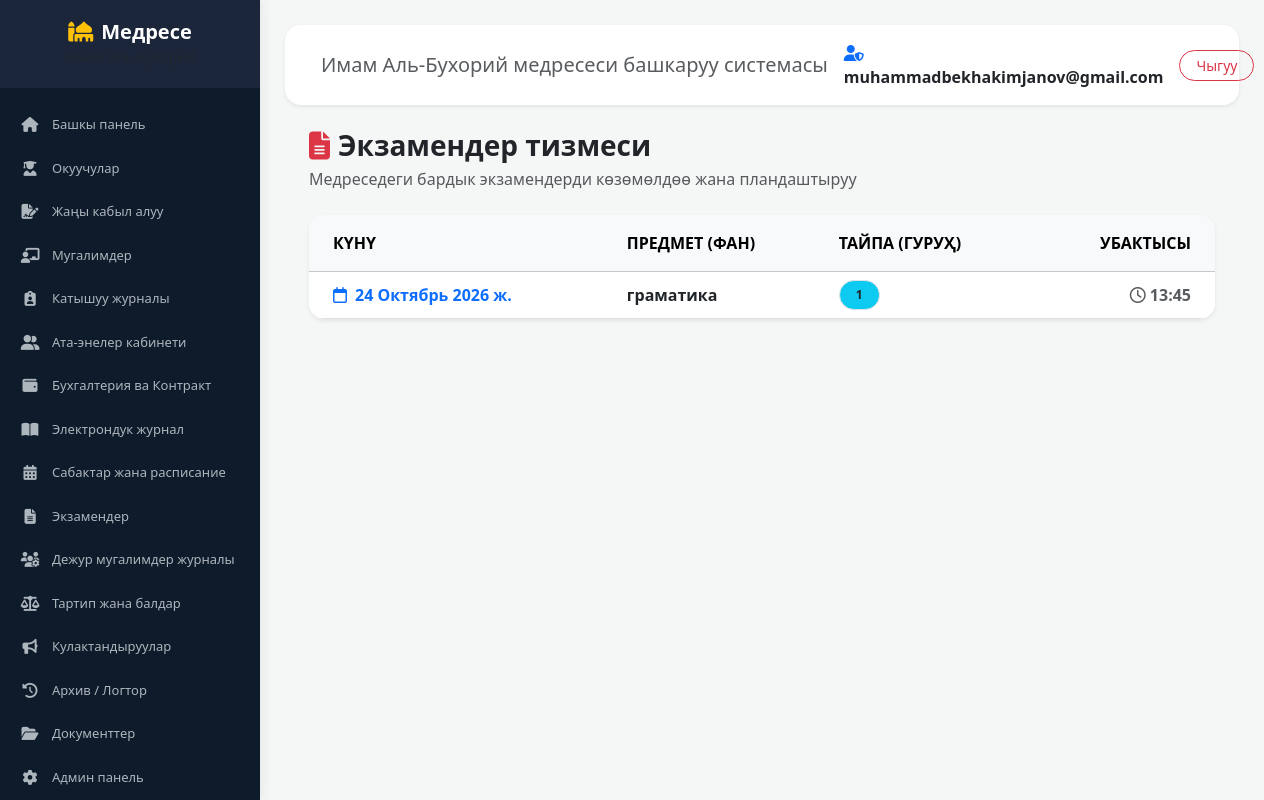
The app's page /exams/ (signed in) with its own data.
### madrasah/accounts/models.py (models this page shows)
class User(AbstractUser):
    middle_name = models.CharField(max_length=150, blank=True, null=True, verbose_name="Атасынын аты")
    phone = models.CharField(max_length=20, blank=True, null=True, verbose_name="Телефон номери")
    role = models.CharField(
        max_length=20,
        choices=[('student', 'Окуучу'), ('teacher', 'Мугалим'), ('admin', 'Админ')],
        default='student',
        verbose_name="Ролу"
    )

### madrasah/core/models.py (models this page shows, shortened)
class Exam(models.Model):
    subject = models.CharField(max_length=100, verbose_name='Фан')
    group_name = models.CharField(max_length=50, verbose_name='Тайпа (Гуруҳ)')
    date = models.DateField(verbose_name='Күнү')
    time = models.TimeField(verbose_name='Убакыты')
    class Meta:
        verbose_name = 'Экзамен'
        verbose_name_plural = 'Экзамендер'

### madrasah/core/views.py (the view)
# urls.py: path('exams/', views.exams_list_view, name='exams_list'),
@login_required
def exams_list_view(request):
    exams = Exam.objects.all().order_by("date")
    quizzes = Quiz.objects.filter(is_active=True).order_by("-id")
    return render(request, "core/exams_list.html", {"exams": exams, "quizzes": quizzes})

### madrasah/core/context_processors.py (called while the page is built)
def menu(request):
    if request.user.is_authenticated:
        return {"menu_items": MENU.get(request.user.role, [])}
    return {"menu_items": []}

### madrasah/templates/core/exams_list.html (shortened to what this page needs)
{% extends 'base.html' %}
{% block content %}
<div class="container-fluid px-4">
    <div class="d-flex justify-content-between align-items-center mb-4">
        <div>
            <h3 class="fw-bold text-dark mb-1">
                <i class="fa-solid fa-file-lines text-danger me-2"></i>Экзамендер тизмеси
            </h3>
            <p class="text-muted mb-0">Медреседеги бардык экзамендерди көзөмөлдөө жана пландаштыруу</p>
        </div>
    </div>
    <div class="card border-0 shadow-sm rounded-4 overflow-hidden">
        <div class="card-body p-0">
            <div class="table-responsive">
                <table class="table table-hover align-middle mb-0">
                    <thead class="table-light text-uppercase fs-7">
                        <tr>
                            <th class="py-3 ps-4">Күнү</th>
                            <th class="py-3">Предмет (Фан)</th>
                            <th class="py-3">Тайпа (Гуруҳ)</th>
                            <th class="py-3 pe-4 text-end">Убактысы</th>
                        </tr>
                    </thead>
                    <tbody>
                        {% for exam in exams %}
                        <tr>
                            <td class="ps-4 fw-bold text-primary">
                                <i class="fa-regular fa-calendar me-2"></i>{{ exam.date }}
                            </td>
                            <td class="fw-bold text-dark">{{ exam.subject }}</td>
                            <td>
                                <span class="badge bg-info text-dark rounded-pill px-3 py-2 border">
                                    {{ exam.group_name|default:"1-тайпа" }}
                                </span>
                            </td>
                            <td class="pe-4 text-end fw-semibold text-muted">
                                <i class="fa-regular fa-clock me-1"></i>{{ exam.time|default:"09:00" }}
                            </td>
                        </tr>
                        {% endfor %}
                    </tbody>
                </table>
            </div>
        </div>
    </div>
</div>
{% endblock %}

### madrasah/templates/base.html (shortened to what this page needs)
{% load static %}
<!DOCTYPE html>
<html lang="ky">
<head>
    <link href="https://cdn.jsdelivr.net/npm/bootstrap@5.3.2/dist/css/bootstrap.min.css" rel="stylesheet">
    <link rel="stylesheet" href="https://cdnjs.cloudflare.com/ajax/libs/font-awesome/6.4.2/css/all.min.css">
</head>
<body>
    <nav id="sidebar">
        <div class="sidebar-header">
            <h5 class="fw-bold mb-0 text-white"><i class="fa-solid fa-mosque me-2 text-warning"></i>Медресе</h5>
            <small class="text-muted">Имам Аль-Бухорий</small>
        </div>
        <ul class="list-unstyled components">
            <li>
                <a href="{% url 'dashboard' %}"><i class="fa-solid fa-house"></i> Башкы панель</a>
            </li>
            <li>
                <a href="{% url 'students_list' %}"><i class="fa-solid fa-user-graduate"></i> Окуучулар</a>
            </li>
            <li>
                <a href="{% url 'students_list' %}"><i class="fa-solid fa-file-signature"></i> Жаңы кабыл алуу</a>
            </li>
            <li>
                <a href="{% url 'teachers_list' %}"><i class="fa-solid fa-chalkboard-user"></i> Мугалимдер</a>
            </li>
            <li>
                <a href="{% url 'attendance' %}"><i class="fa-solid fa-clipboard-user"></i> Катышуу журналы</a>
            </li>
            <li>
                <a href="{% url 'parents_cabinet' %}"><i class="fa-solid fa-user-group"></i> Ата-энелер кабинети</a>
            </li>
            <li>
                <a href="{% url 'accounting' %}"><i class="fa-solid fa-wallet"></i> Бухгалтерия ва Контракт</a>
            </li>
            <li>
                <a href="{% url 'gradebook' %}"><i class="fa-solid fa-book-open"></i> Электрондук журнал</a>
            </li>
            <li>
                <a href="{% url 'schedule_list' %}"><i class="fa-solid fa-calendar-days"></i> Сабактар жана расписание</a>
            </li>
            <li>
                <a href="{% url 'exams_list' %}"><i class="fa-solid fa-file-lines"></i> Экзамендер</a>
            </li>
            <li>
                <a href="{% url 'duty_schedule_list' %}"><i class="fa-solid fa-users-gear"></i> Дежур мугалимдер журналы</a>
            </li>
            <li>
                <a href="{% url 'discipline' %}"><i class="fa-solid fa-scale-balanced"></i> Тартип жана балдар</a>
            </li>
            <li>
                <a href="{% url 'announcements_list' %}"><i class="fa-solid fa-bullhorn"></i> Кулактандыруулар</a>
            </li>
            <li>
                <a href="{% url 'audit_list' %}"><i class="fa-solid fa-clock-rotate-left"></i> Архив / Логтор</a>
            </li>
            <li>
                <a href="{% url 'documents' %}"><i class="fa-solid fa-folder-open"></i> Документтер</a>
            </li>
            <li>
                <a href="{% url 'admin_management' %}"><i class="fa-solid fa-gear"></i> Админ панель</a>
            </li>
        </ul>
    </nav>
    <div id="content">
        <nav class="navbar navbar-expand-lg navbar-light bg-white rounded-4 shadow-sm mb-4 px-4 py-3">
            <div class="container-fluid">
                <span class="navbar-brand mb-0 h6 text-muted">Имам Аль-Бухорий медресеси башкаруу системасы</span>
                <div class="d-flex align-items-center gap-3">
                    <span class="fw-bold text-dark"><i class="fa-solid fa-user-shield me-1 text-primary"></i> {{ user.username|default:"Администратор" }}</span>
                    <a href="{% url 'logout' %}" class="btn btn-outline-danger btn-sm rounded-pill px-3">Чыгуу</a>
                </div>
            </div>
        </nav>
        {% block content %}
        {% endblock %}
    </div>
</body>
</html>

### madrasah/templates/base.html (style rules this page uses)
:root { --sidebar-width: 260px; --primary-color: #0d1b2a; --secondary-color: #1b263b; }
body { background-color: #f4f7f6; font-family: 'Segoe UI', Tahoma, Geneva, Verdana, sans-serif; }
#sidebar { position: fixed; top: 0; left: 0; height: 100vh; width: var(--sidebar-width); background-color: var(--primary-color); color: #fff; transition: all 0.3s; z-index: 1000; overflow-y: auto; box-shadow: 4px 0 10px rgba(0,0,0,0.05); }
#sidebar .sidebar-header { padding: 20px; background-color: var(--secondary-color); text-align: center; }
#sidebar ul.components { padding: 15px 0; }
#sidebar ul li a { padding: 12px 20px; display: flex; align-items: center; color: #adb5bd; text-decoration: none; transition: 0.2s; font-size: 13px; }
#sidebar ul li a i { margin-right: 12px; width: 20px; text-align: center; font-size: 15px; }
#content { margin-left: var(--sidebar-width); padding: 25px; }

### records on screen
User: username "muhammadbekhakimjanov@gmail.com"
Exam: date "24 Октябрь 2026 ж.", subject "граматика", group_name "1", time "13:45"
